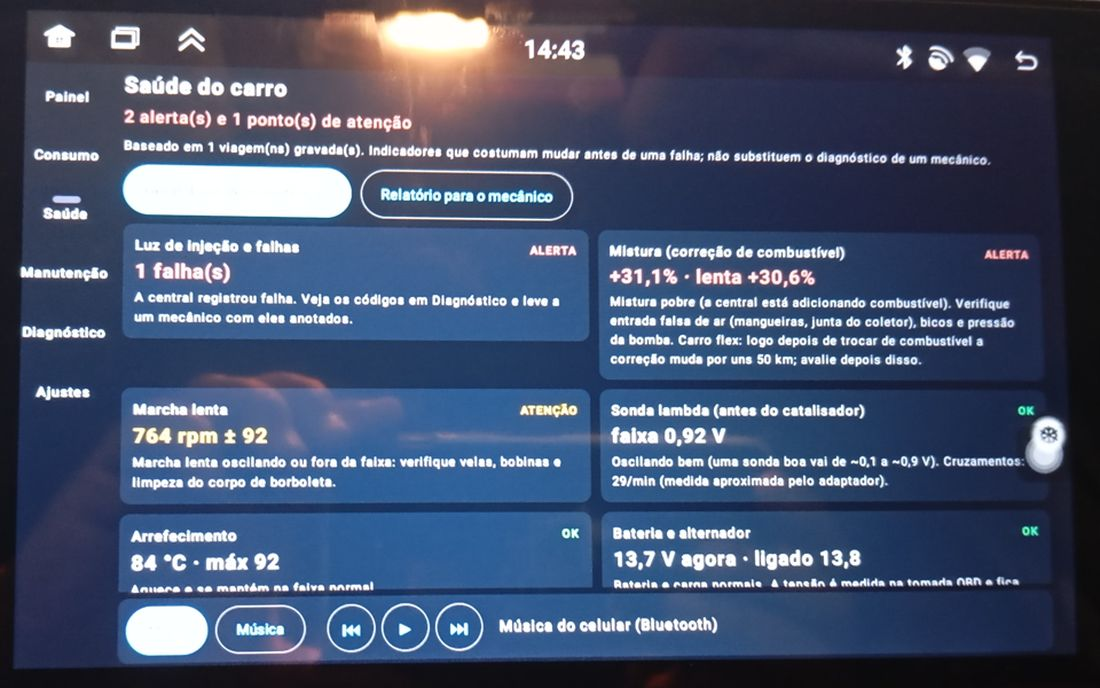
#> input picture marketing/fotos/saude.jpg, 1100 x 688 px, given in place of 46791ba4-image.jpg, which was not available
$ python limpar-fotos.py fotos/saude.jpg fotos/manutencao.jpg
#> lines starting #> are read from the running program, lines starting #| are printed output that depends on the picture; after the words box and inside, x2 and y2 are one past the last pixel; in counts of white or black regions, pixels touching at a corner belong together; pictures that were not available may be replaced by others from this repository, and a replacement may not be noted
# Tira reflexo e brilho das fotos do multimídia e deixa o texto mais nítido (OpenCV).
# Uso: python3 marketing/limpar-fotos.py <pasta-das-fotos-originais> <pasta-de-saida>
import sys, cv2, numpy as np
src, out = sys.argv[1], sys.argv[2]
sc=4080/1200
crops={"saude":("46791ba4",(200,98,1160,698)),"midias":("6fad2ef0",(130,120,1150,758)),"manut":("0c4e05ab",(160,95,1080,670))}
# força da remoção do reflexo e limiar dos botões claros por foto
PAR={"saude":(1.0,150,True),"manut":(1.0,150,True),"midias":(0.55,105,False)}
for k,(n,b) in crops.items():
    alpha,bth,has_lamp=PAR[k]
    im=cv2.imread(f"{src}/{n}-image.jpg")
#> im is the input picture: shape (688, 1100, 3); mean B, G, R 109.6, 82.6, 69.7
    x0,y0,x1,y1=[int(v*sc) for v in b]
    c=im[y0:y1,x0:x1]
    c=cv2.resize(c,(1600,round(1600*c.shape[0]/c.shape[1])),interpolation=cv2.INTER_AREA)
#> c: shape (1352, 1600, 3)
    H,W=c.shape[:2]
#> H = 1352; W = 1600
    f=c.astype(np.float32)
    gray=f.mean(axis=2)
    # 1) lâmpada refletida: mancha muito clara e grande no topo (barra do multimídia) -> preenche com o fundo
    top=((gray>160)&(np.arange(H)[:,None]<H*0.13)).astype(np.uint8)
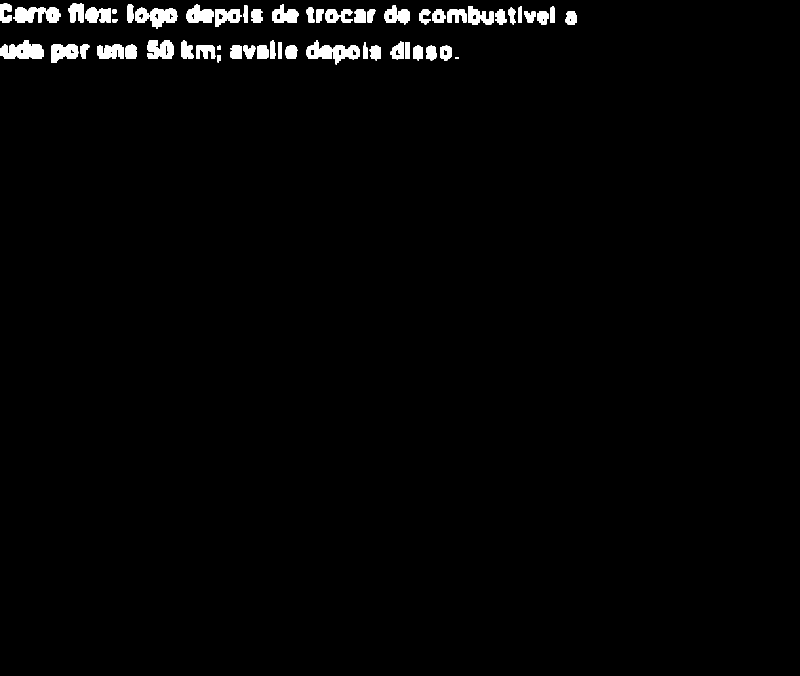
#> top: shape (1352, 1600) (shown at 1/2 size); values 0 (black) and 1 (white), 1.8% white; 55 white regions, largest, box (x1, y1, x2, y2) and area: (613, 80, 720, 129) 2471, (0, 80, 87, 118) 2278, (26, 15, 121, 46) 2089
    nlab,lab,stats,_=cv2.connectedComponentsWithStats(top)
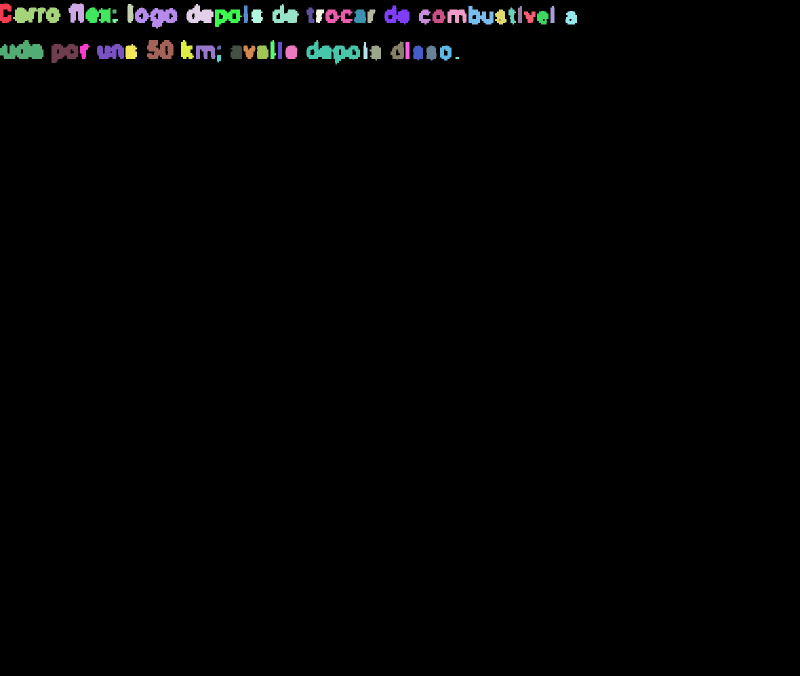
#> lab: shape (1352, 1600) int32 (shown at 1/2 size); 56 distinct labels, from 0 to 55; one colour per label, 0 black
#> nlab = 56; stats = 56 rows, first 6: [0, 0, 1600, 1352, 2124662], [0, 7, 23, 39, 657], [137, 7, 31, 39, 925], [255, 8, 12, 38, 401], [373, 8, 54, 38, 1352], [545, 8, 53, 38, 1226]
    lamp=np.zeros_like(top)
    for i in range(1,nlab):
        if stats[i,cv2.CC_STAT_AREA]>3500: lamp[lab==i]=1   # ícones são pequenos; a lâmpada é uma mancha grande
#> lamp: shape (1352, 1600); every value is 0
    lamp=cv2.dilate(lamp,np.ones((45,45),np.uint8))
    if has_lamp and lamp.sum():
        c=cv2.inpaint(c,lamp*255,9,cv2.INPAINT_TELEA); f=c.astype(np.float32); gray=f.mean(axis=2)
    # 2) reflexo largo: camada suave acima do nível dos cartões
    op=cv2.morphologyEx(f,cv2.MORPH_OPEN,cv2.getStructuringElement(cv2.MORPH_ELLIPSE,(41,41)))
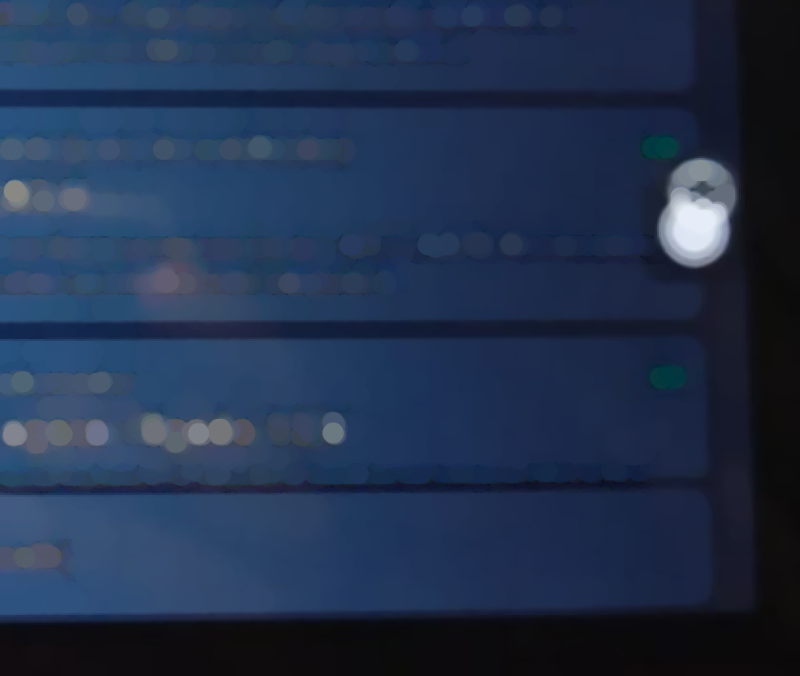
#> op: shape (1352, 1600, 3) float32 (shown at 1/2 size); mean B, G, R 78.3, 50.2, 34.2
    floor=np.percentile(op.reshape(-1,3),3,axis=0)
#> floor = [12, 10, 11]
    refl=cv2.GaussianBlur(op,(0,0),25)
    R=np.clip(refl-(floor+np.array([10,8,6],np.float32)),0,None)
    # botões claros da interface não são reflexo: protege
    btn=(cv2.morphologyEx(gray,cv2.MORPH_OPEN,cv2.getStructuringElement(cv2.MORPH_ELLIPSE,(25,25)))>bth).astype(np.float32)
#> btn: shape (1352, 1600) float32; values 0 (black) and 1 (white), 2.1% white; 29 white regions, largest, box (x1, y1, x2, y2) and area: (1328, 321, 1466, 522) 19263, (149, 282, 225, 316) 2098, (118, 749, 183, 784) 1718
    btn=cv2.GaussianBlur(cv2.dilate(btn,np.ones((15,15))),(0,0),6)[...,None]
#> btn: shape (1352, 1600, 1) float32
    o=np.clip(f-alpha*R*(1-btn),0,255)
    # 3) cor: tira o tom amarelado da luz ambiente dos tons quase neutros (texto branco, fundo);
    #    vermelho, amarelo e verde da interface têm cor forte e ficam como estão
    labi=cv2.cvtColor(np.clip(o,0,255).astype(np.uint8),cv2.COLOR_BGR2LAB).astype(np.float32)
    a,bb=labi[...,1]-128,labi[...,2]-128
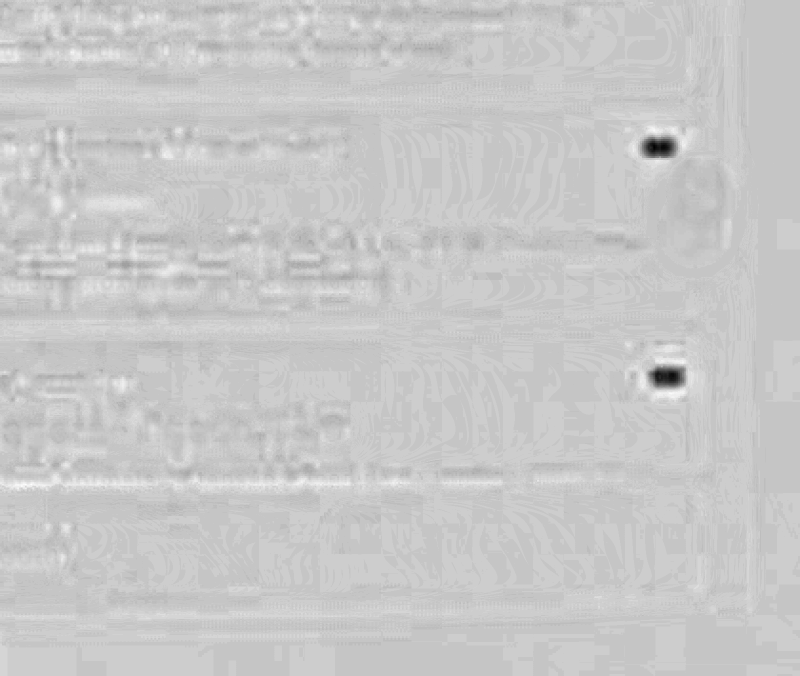
#> a: shape (1352, 1600) float32 (shown at 1/2 size); min -48, max 14, mean 0.78; drawn with min black and max white
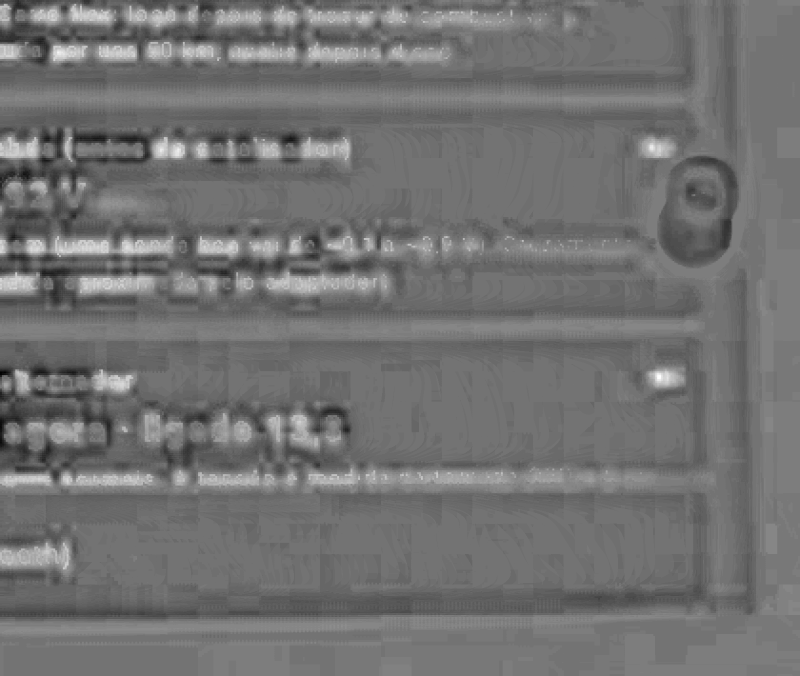
#> bb: shape (1352, 1600) float32 (shown at 1/2 size); min -27, max 28, mean -2.4; drawn with min black and max white
    chroma=np.sqrt(a*a+bb*bb)
    thr=np.where(labi[...,0]>165,42,30)   # texto claro: só vermelho/amarelo/verde de verdade mantêm a cor
#> thr: shape (1352, 1600) int64; values 30 (black) and 42 (white), 6.4% white; 235 white regions (12 under 20 px), largest, box (x1, y1, x2, y2) and area: (1330, 324, 1463, 518) 18215, (149, 278, 290, 316) 4119, (64, 739, 209, 784) 3909
    keep=np.clip((chroma-thr)/15,0,1)       # 0 = quase neutro, 1 = cor forte
    fac=keep+(1-keep)*0.25
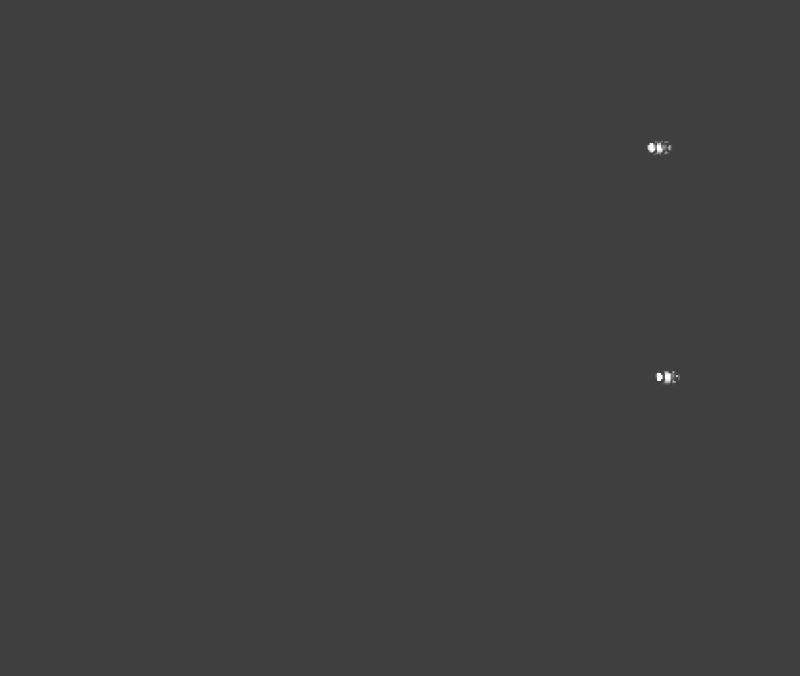
#> fac: shape (1352, 1600) float64 (shown at 1/2 size); min 0.25, max 1, mean 0.25
    labi[...,1]=128+a*fac; labi[...,2]=128+bb*fac
    o=cv2.cvtColor(labi.astype(np.uint8),cv2.COLOR_LAB2BGR).astype(np.float32)
    # leve contraste: fundo escuro de verdade
    o=np.clip((o-np.percentile(o,2))*1.08,0,255)
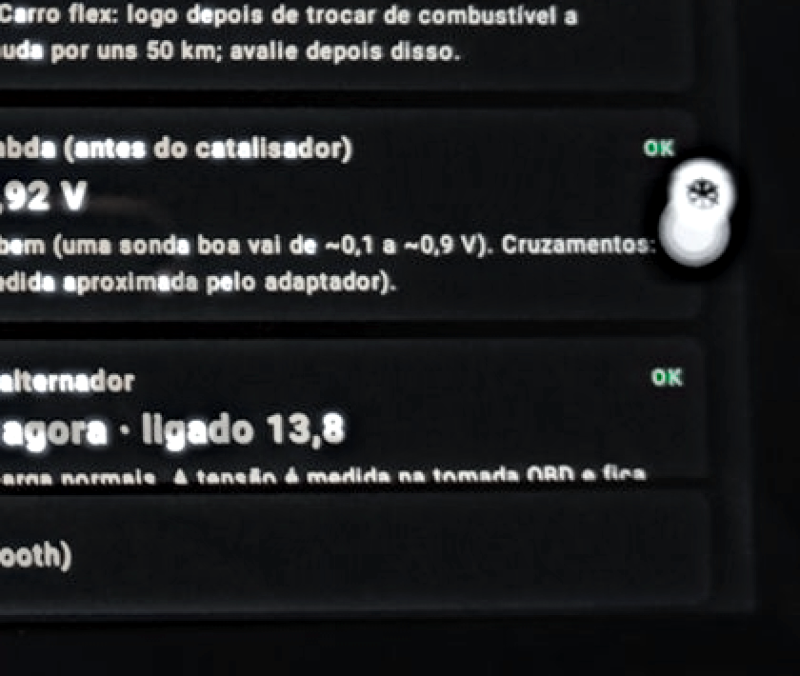
#> o: shape (1352, 1600, 3) float32 (shown at 1/2 size); mean B, G, R 36.3, 34.8, 33.7
    # 4) nitidez
    bl=cv2.GaussianBlur(o,(0,0),1.6)
    o=np.clip(o*1.7-bl*0.7,0,255).astype(np.uint8)
    cv2.imwrite(f"{out}/{k}_2.png",o)
#> pass 2 of the loop `for k,(n,b) in crops.items():`:
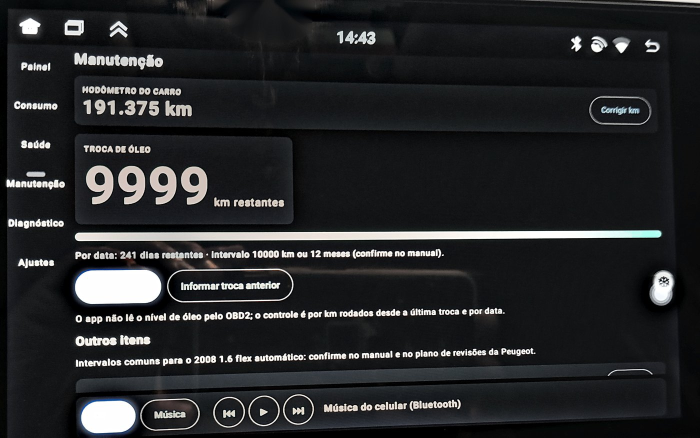
#> input picture marketing/fotos/manutencao.jpg, 1400 x 875 px, given in place of 6fad2ef0-image.jpg, which was not available (shown at 1/2 size)
#> im is the input picture: shape (875, 1400, 3); mean B, G, R 41.4, 39.7, 38.7
#> f: shape (780, 1600, 3) float32
#> gray: shape (780, 1600) float32
#> `top=((gray>160)&(np.arange(H)[:,None]<H*0.13)).astype(np.uint8)`:
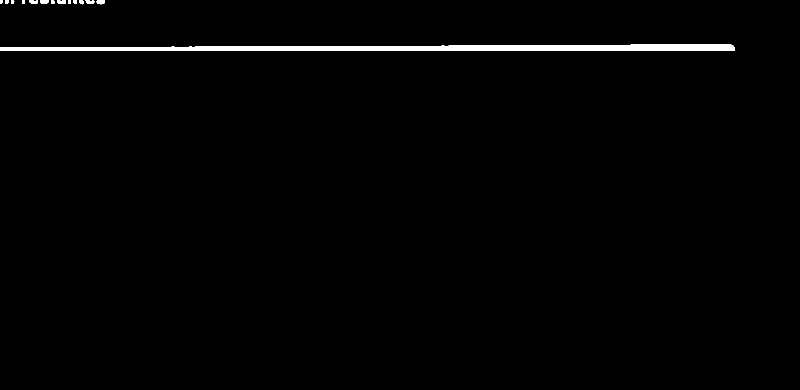
#> top: shape (780, 1600) (shown at 1/2 size); values 0 (black) and 1 (white), 1.3% white; 14 white regions, largest, box (x1, y1, x2, y2) and area: (0, 88, 1470, 102) 14928, (114, 0, 132, 8) 128, (192, 0, 210, 9) 128
#> lab: shape (780, 1600) int32; 15 distinct labels, from 0 to 14
#> nlab = 15; stats = 15 rows, first 6: [0, 0, 1600, 780, 1232076], [0, 0, 5, 8, 37], [10, 0, 7, 8, 51], [22, 0, 7, 8, 47], [44, 0, 6, 8, 46], [58, 0, 18, 8, 109]
#> op: shape (780, 1600, 3) float32
#> floor = [0, 0, 0]
#> refl: shape (780, 1600, 3) float32
#> R: shape (780, 1600, 3) float64
#> a: shape (780, 1600) float32
#> bb: shape (780, 1600) float32
#> chroma: shape (780, 1600) float32
#> `thr=np.where(labi[...,0]>165,42,30)`:
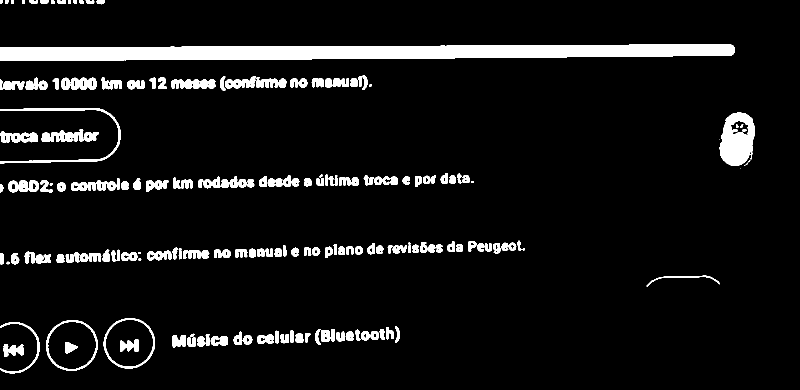
#> thr: shape (780, 1600) int64 (shown at 1/2 size); values 30 (black) and 42 (white), 7.4% white; 175 white regions (7 under 20 px), largest, box (x1, y1, x2, y2) and area: (0, 88, 1470, 122) 37509, (1439, 225, 1510, 332) 5263, (0, 216, 242, 327) 2251
#> keep: shape (780, 1600) float64; every value is 0
